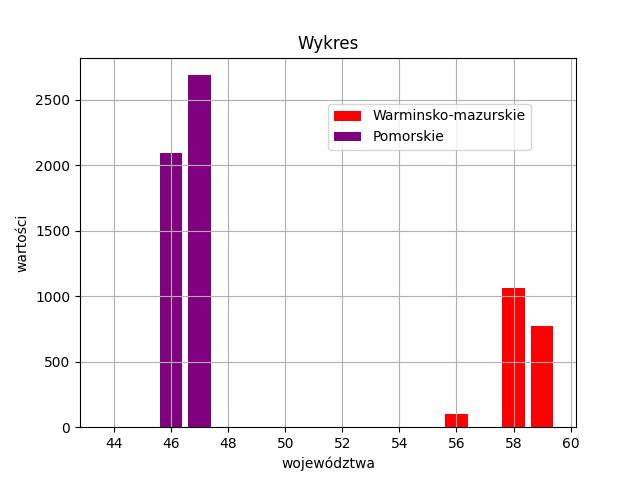

Recreate this plot in Python.
import numpy as np
import pandas as pd
import matplotlib.pyplot as plt
from scipy.integrate import quad
from scipy.interpolate import interp1d
from matplotlib.ticker import (MultipleLocator, FormatStrFormatter,
                               AutoMinorLocator)

df = pd.read_csv('sport3.csv', sep=";")
df.iloc[:, 4] = pd.Series(df.iloc[:, 4], dtype=int)
df.iloc[:, 5] = pd.Series(df.iloc[:, 5], dtype=int)

data1 = df.where(df["Nazwa"] == "WARMIŃSKO-MAZURSKIE").dropna()
data2 = df.where(df["Nazwa"] == "POMORSKIE").dropna()

print(data2)

plt.bar(data1.index, data1["Wartość"], align='center', color='red')
plt.bar(data2.index, data2["Wartość"], align='center', color='purple')
plt.title("Wykres")
plt.xlabel("województwa")
plt.ylabel("wartości")

plt.legend(['Warminsko-mazurskie', 'Pomorskie'], loc=(0.5, 0.75))
plt.grid()
plt.savefig("Zadanie3.jpg")
plt.show()

print(data1)

